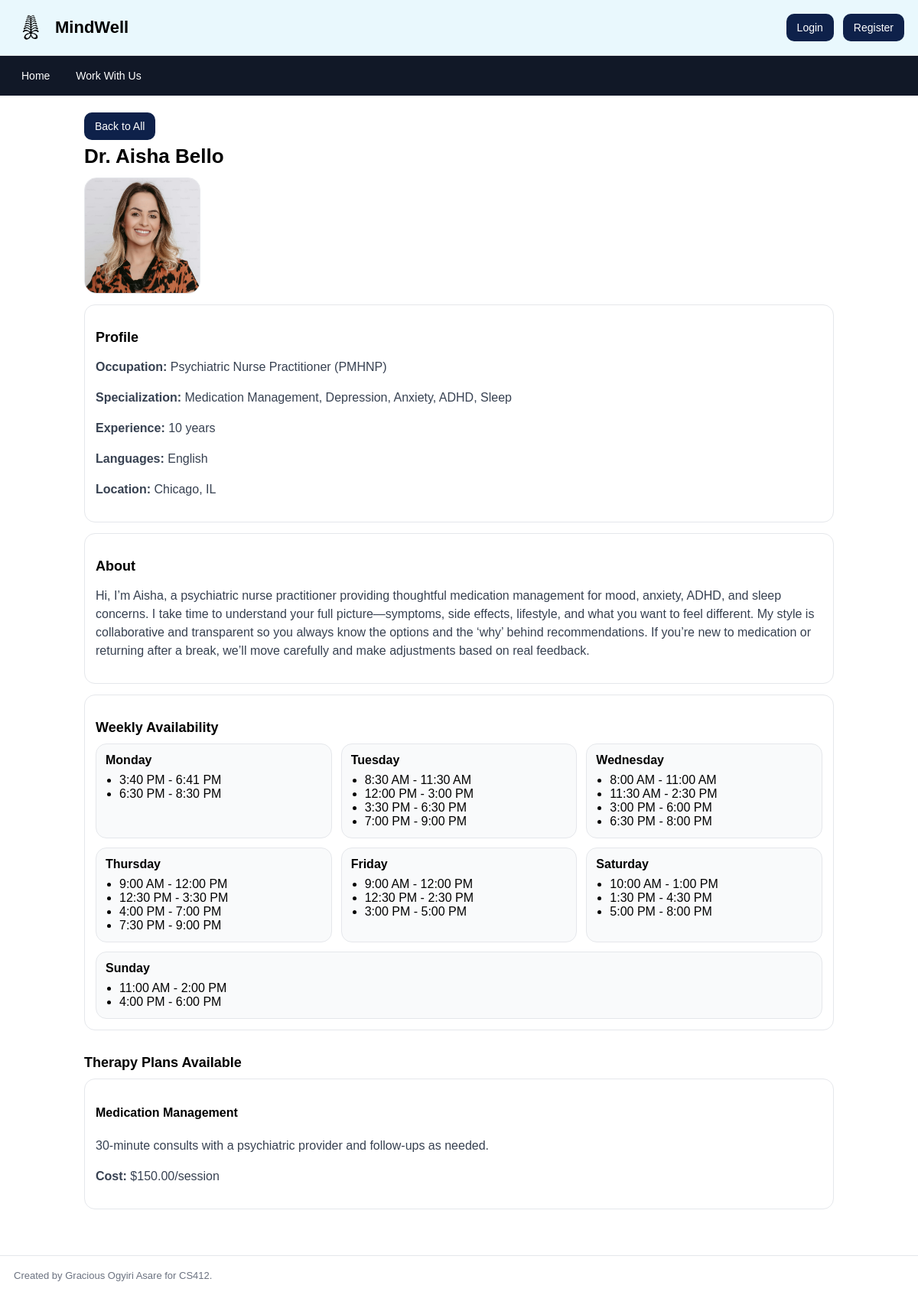
Before: /providers/16/ with the older database file.
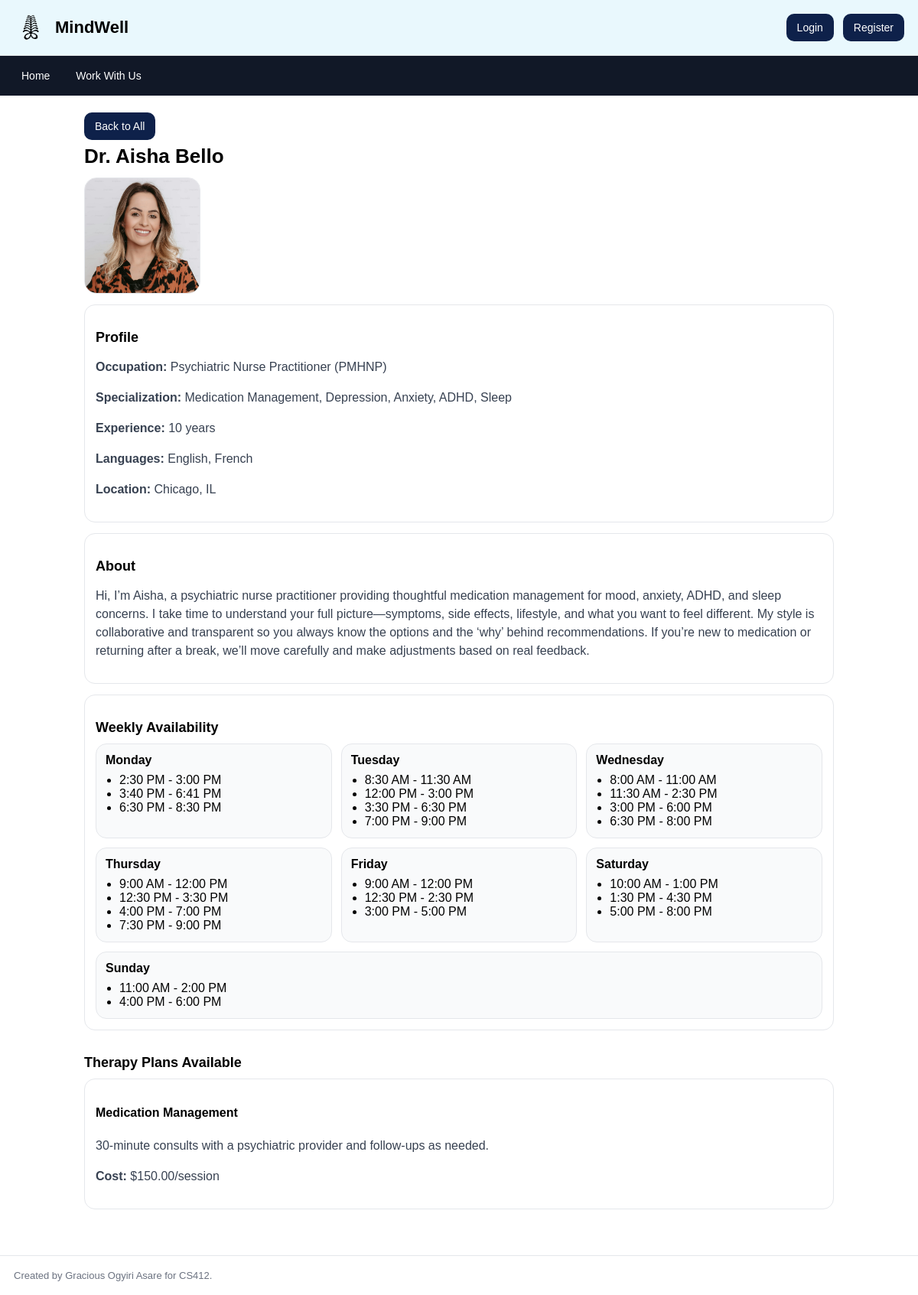
After: the same page with the newer database file.
### mindwell/models.py (models this page shows, shortened)
class HealthProvider(models.Model):
    user = models.ForeignKey(User, on_delete=models.CASCADE, null=True)
    first_name = models.TextField(blank=True)
    last_name = models.TextField(blank=True)
    email = models.TextField(blank=True)
    gender = models.CharField(max_length=10, choices=[
        ('male', 'Male'),
        ('female', 'Female'),
        ('other', 'Other'),
    ], blank=True)
    occupation = models.TextField(blank=True)
    address = models.TextField(blank=True)
    specialization = models.TextField(blank=True)
    experience_years = models.IntegerField(default=0)
    languages = models.TextField(blank=True)
    profile_img = models.ImageField(blank=True, null=True)
    bio = models.TextField(blank=True)
    verified = models.BooleanField(default=True)
    join_date = models.DateTimeField(auto_now_add=True)
    def get_availability_by_day(self): #to group the availability slots by days
        days_order = ['monday', 'tuesday', 'wednesday', 'thursday', 'friday', 'saturday', 'sunday']
        availability = {}
        for day in days_order:
            slots = Availability.objects.filter(
                health_provider=self,
                day_of_week=day,
                is_available=True
            ).order_by('start_time')
            if slots.exists():
                availability[day] = slots
        return availability
    def get_supported_plan_types(self):
        return self.supported_plan_types.filter(is_active=True)

class Availability(models.Model):
    health_provider = models.ForeignKey(HealthProvider, on_delete=models.CASCADE)
    day_of_week = models.CharField(max_length=10, choices=[
        ('monday', 'Monday'),
        ('tuesday', 'Tuesday'),
        ('wednesday', 'Wednesday'),
        ('thursday', 'Thursday'),
        ('friday', 'Friday'),
        ('saturday', 'Saturday'),
        ('sunday', 'Sunday'),
    ])
    start_time = models.TimeField()
    end_time = models.TimeField()
    is_available = models.BooleanField(default=True)
    class Meta:
        verbose_name_plural = 'Availabilities'
        ordering = ['day_of_week', 'start_time']

class PlanType(models.Model):
    name = models.CharField(max_length=100)
    description = models.TextField(blank=True)
    base_cost = models.DecimalField(max_digits=8, decimal_places=2, blank=True, null=True)
    is_active = models.BooleanField(default=True)
    created_at = models.DateTimeField(auto_now_add=True)
    providers = models.ManyToManyField(HealthProvider, related_name='supported_plan_types', blank=True)

### mindwell/views.py (the view, shortened to what this page needs)
# urls.py: path('providers/<int:pk>/', ProviderDetailView.as_view(), name='provider_detail'),
class ProviderDetailView(DetailView):
    model = HealthProvider
    template_name = 'mindwell/provider_detail.html'
    context_object_name = 'provider'
    def get_context_data(self, **kwargs):
        context = super().get_context_data(**kwargs)
        provider = self.object
        context['availability_by_day'] = provider.get_availability_by_day()
        context['plan_types'] = provider.get_supported_plan_types()
        return context

### mindwell/templates/mindwell/provider_detail.html (shortened to what this page needs)
{% extends "mindwell/base.html" %}
{% block content %}
<a href="{% url 'provider_list' %}"><button type="button">Back to All</button></a>
<h2>Dr. {{ provider.first_name }} {{ provider.last_name }}</h2>
<div class="providerinfo">
  {% if provider.profile_img %}
  <img src="{{ provider.profile_img.url }}" alt="{{ provider.first_name }} {{ provider.last_name }}" class="profile-image">
  {% endif %}
  <div class="detail">
    <h3>Profile</h3>
    <p><strong>Occupation:</strong> {{ provider.occupation }}</p>
    <p><strong>Specialization:</strong> {{ provider.specialization }}</p>
    <p><strong>Experience:</strong> {{ provider.experience_years }} years</p>
    <p><strong>Languages:</strong> {{ provider.languages }}</p>
    <p><strong>Location:</strong> {{ provider.address }}</p>
  </div>
  {% if provider.bio %}
  <div class="detail">
    <h3>About</h3>
    <p>{{ provider.bio }}</p>
  </div>
  {% endif %}
  <div class="detail">
    <h3>Weekly Availability</h3>
    {% if availability_by_day %}
    <div class="availability-slots">
      {% for day, slots in availability_by_day.items %}
      <div class="days">
        <h4>{{ day|title }}</h4>
        <ul>
          {% for slot in slots %}
          <li>{{ slot.start_time|time:"g:i A" }} - {{ slot.end_time|time:"g:i A" }}</li>
          {% endfor %}
        </ul>
      </div>
      {% endfor %}
    </div>
    {% else %}
    <p>Availability schedule not yet set.</p>
    {% endif %}
  </div>
  <div class="info-section">
    <h3>Therapy Plans Available</h3>
    {% if plan_types %}
    {% for plan_type in plan_types %}
    <div class="card">
      <h4>{{ plan_type.name }}</h4>
      <p>{{ plan_type.description }}</p>
      {% if plan_type.base_cost %}
      <p><strong>Cost:</strong> ${{ plan_type.base_cost }}/session</p>
      {% endif %}
    </div>
    {% endfor %}
    {% else %}
    <p>No specific therapy plans listed.</p>
    {% endif %}
  </div>
</div>
{% endblock content %}

Changed rows visible on the page:
changed HealthProvider "Aisha": languages "English" → "English, French"
added Availability: start_time "2:30 PM", end_time "3:00 PM", shown under "Monday"
